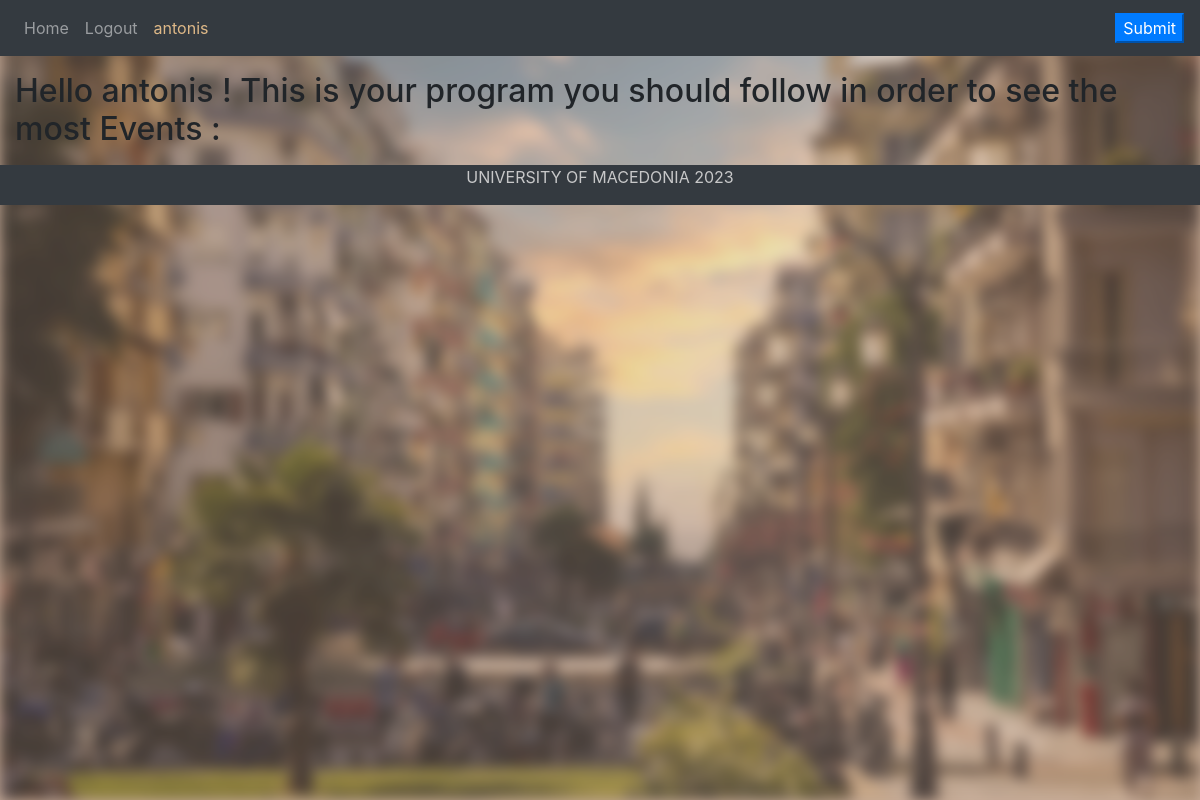
/UserEvents (signed in), run on an earlier commit of the app's database.
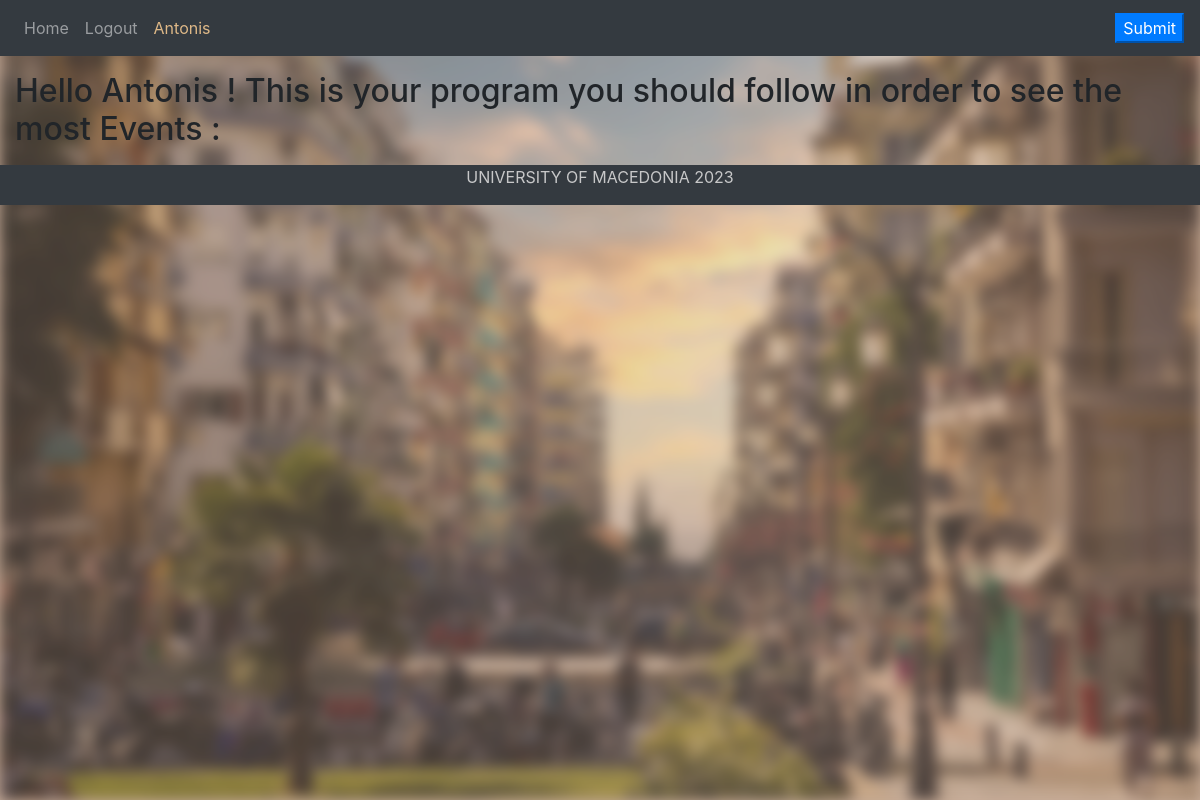
And on a later commit of the database.
### website/models.py (models this page shows)
class User(db.Model , UserMixin):
    id = db.Column(db.Integer , primary_key = True)
    email = db.Column(db.String(150), unique = True)
    firstName = db.Column(db.String(150))
    password = db.Column(db.String(150))
    result = db.relationship('Result')

### website/views.py (the view)
@views.route('UserEvents' , methods = ['GET'])
def UserEvents():
    results = list()
    result = Result.query.all()
    for r in result:
        if r.user_id == current_user.id:
            results.append(r.result)
    return  render_template("UserEvents.html" , user = current_user , results = results)

### website/templates/UserEvents.html (shortened to what this page needs)
{% extends "base.html" %}
    {% block content %}
    <head>
    </head>
    <body style="text-align: center;">
        <img class = "background" src="static/img/thess.jpg" alt="Aleq">
            <p><h2>Hello  {{user.firstName}} ! This is your program you should follow in order to see the most Events : </h2></p>
    </body>
{% endblock%}

### website/templates/base.html (shortened to what this page needs)
<!DOCTYPE html>
<html>
  <head>
    <link
      rel="stylesheet"
      href="https://stackpath.bootstrapcdn.com/bootstrap/4.4.1/css/bootstrap.min.css"
    />
    <link
      rel="stylesheet"
      href="https://stackpath.bootstrapcdn.com/font-awesome/4.7.0/css/font-awesome.min.css"
    />
<link rel="stylesheet" href="static/stylesheet.css">
  </head>
  <body  style="background-color: rgb(199, 172, 152);">
    <nav class="navbar navbar-expand-lg navbar-dark bg-dark">
      <div class="collapse navbar-collapse" id="navbar">
        <div class="navbar-nav">
          {% if user.is_authenticated %}
          <a class="nav-item nav-link" id="home" href="/">Home</a>
          <a class="nav-item nav-link" id="logout" href="/logout">Logout</a>
          <a class="nav-item nav-link" id="firstName" href="/UserEvents" style="color: burlywood;">{{user.firstName}}</a>
          {% else %}
          <a class="nav-item nav-link" id="login" href="/login">Login</a>
          <a class="nav-item nav-link" id="singup" href="/signup">Sign Up</a>
          {% endif %}
        </div>
      </div>
      <form>
        {% if user.is_authenticated %}
        <button type="button"  class="btn-primary" id="submit">Submit</button>
        {% endif %}
      </form>
    </nav>
    <div class="container">{% block content %} {% endblock %}</div>
  </body>
  <footer>
    <div class="footer">
      <p>UNIVERSITY OF MACEDONIA 2023 </p>
    </div>
  </footer>
</html>

### website/static/stylesheet.css (style rules this page uses)
footer { position: sticky; padding: 10; bottom: 0; width: 100%; height: 40px; background-color: #343A40; text-align: center; color: #dddd; }
.container { max-width: 1200px; margin: 0 auto; }

### website/templates/UserEvents.html (style rules this page uses)
img.background { position: absolute; left: 0px; top: 0px; z-index: -1; width: 100%; opacity: 0.65; height: 100%; -webkit-filter: blur(5px); filter: blur(7px); }

What changed in the data, as far as the page shows it:
changed User: firstName "antonis" → "Antonis"
